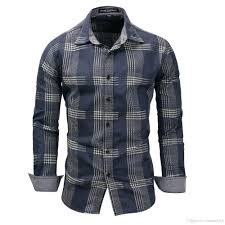
#> input picture lab2/B22_E22CSEU0645_Divyansh/uploads/images.jpeg, 225 x 225 px, found by its file name
$ jupyter execute --allow-errors E22CSEU0164_CSET340_LAB6.ipynb   (shell and % lines are left out)
#> lines starting #> are read from the running program, lines starting #| are printed output that depends on the picture; after the words box and inside, x2 and y2 are one past the last pixel; in counts of white or black regions, pixels touching at a corner belong together
[cell 1]
#E22CSEU0164 PRATHAM PAHWA


import cv2
import numpy as np
import matplotlib.pyplot as plt

image_path = "/content/images.jpeg"
image = cv2.imread(image_path)
#> image is the input picture: shape (225, 225, 3); mean B, G, R 171.2, 166.5, 164.8
gray = cv2.cvtColor(image, cv2.COLOR_BGR2GRAY)

edges = cv2.Canny(gray, 50, 150)
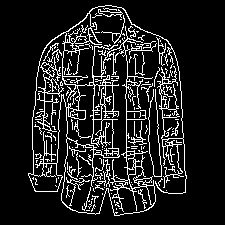
#> edges: shape (225, 225); 12.7% white in thin lines or dots, all inside (x1, y1, x2, y2) = (28, 5, 187, 216)

_, thresholded = cv2.threshold(gray, 127, 255, cv2.THRESH_BINARY)
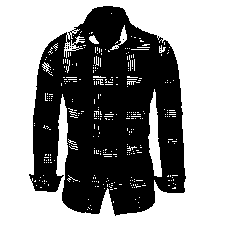
#> thresholded: shape (225, 225); 55.2% white; 13 black regions (12 under 20 px), largest, box (x1, y1, x2, y2) and area: (29, 6, 186, 216) 22688

lines = cv2.HoughLinesP(edges, 1, np.pi/180, 50, minLineLength=50, maxLineGap=10)
#> lines = 47 rows, first 6: [93, 213, 93, 56], [126, 167, 126, 79], [61, 200, 68, 138], [99, 32, 106, 127], [134, 200, 134, 76], [101, 42, 108, 125]
for line in lines:
    x1, y1, x2, y2 = line[0]
    cv2.line(image, (x1, y1), (x2, y2), (0, 255, 0), 2)
#> this loop made 47 passes
#> (x1, y1, x2, y2) on passes 1 to 12: (93, 213, 93, 56), (126, 167, 126, 79), (61, 200, 68, 138), (99, 32, 106, 127), (134, 200, 134, 76), (101, 42, 108, 125), (58, 137, 65, 32), (112, 208, 112, 109), (113, 133, 113, 33), (174, 66, 178, 177), (68, 30, 75, 126), (157, 35, 167, 180)
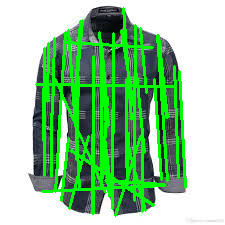
#> image: shape (225, 225, 3); mean B, G, R 151.9, 200, 147.9

circles = cv2.HoughCircles(gray, cv2.HOUGH_GRADIENT, 1, 20, param1=50, param2=30, minRadius=10, maxRadius=100)
#> circles = 51 rows, first 8: [109.5, 101.5, 62], [121.5, 118.5, 55.4], [93.5, 122.5, 47.7], [81.5, 140.5, 49.9], [82.5, 72.5, 44.4], [127.5, 85.5, 52.1], [192.5, 121.5, 99.4], [135.5, 143.5, 44.4]
if circles is not None:
    circles = np.uint16(np.around(circles))
#> circles = 51 rows, first 8: [110, 102, 62], [122, 118, 55], [94, 122, 48], [82, 140, 50], [82, 72, 44], [128, 86, 52], [192, 122, 99], [136, 144, 44]
    for i in circles[0, :]:
        cv2.circle(image, (i[0], i[1]), i[2], (255, 0, 0), 2)
#> this loop made 51 passes
#> i on passes 1 to 12: [110, 102, 62], [122, 118, 55], [94, 122, 48], [82, 140, 50], [82, 72, 44], [128, 86, 52], [192, 122, 99], [136, 144, 44], [144, 116, 38], [68, 120, 37], [194, 100, 90], [106, 48, 38]
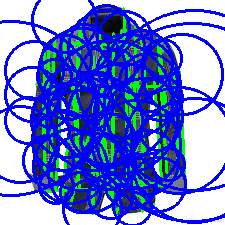
#> image: shape (225, 225, 3); mean B, G, R 217.7, 127.5, 110.2

plt.figure(figsize=(12, 6))
plt.subplot(1, 2, 1), plt.imshow(edges, cmap='gray'), plt.title("Edge-based Segmentation")
plt.subplot(1, 2, 2), plt.imshow(cv2.cvtColor(image, cv2.COLOR_BGR2RGB)), plt.title("Hough Transform Detection")
plt.show()
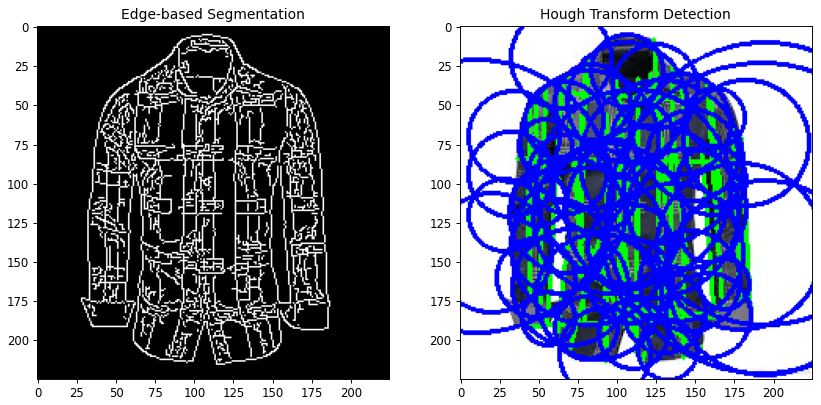
#> figure drawn by matplotlib, 2 panels
